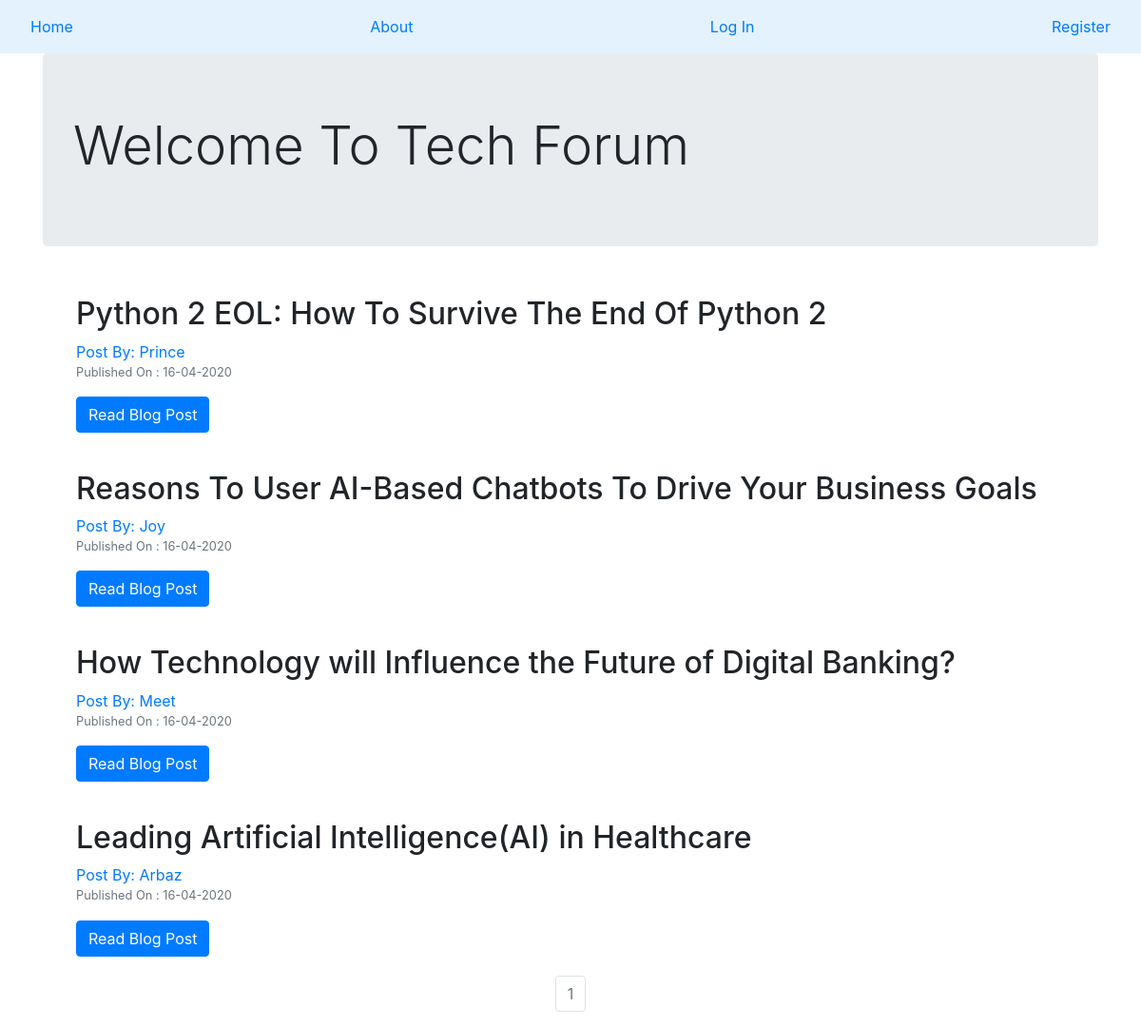
The page / on the database its author committed.
### CompanyBlog/models.py (models this page shows, shortened)
class BlogPost(db.Model):
    users = db.relationship(User)
    id = db.Column(db.Integer, primary_key=True)
    user_id = db.Column(db.Integer, db.ForeignKey('users.id'), nullable=False)
    date = db.Column(db.DateTime, nullable=False, default=datetime.utcnow)
    title = db.Column(db.String(140), nullable=False)
    text = db.Column(db.Text, nullable=False)

class User(db.Model,UserMixin):
    __tablename__ = 'users'
    id = db.Column(db.Integer, primary_key=True)
    profileImage = db.Column(db.String(64), nullable=False, default='defaultProfile.png')
    email = db.Column(db.String(64), unique=True, index=True)
    username = db.Column(db.String(64), unique=True, index=True)
    password_hash = db.Column(db.String(128))
    posts = db.relationship('BlogPost',backref='author',lazy=True)

### CompanyBlog/Core/views.py (the view)
@core.route('/')
def index():
    page = request.args.get('page',1,type=int)
    blog_posts = BlogPost.query.order_by(BlogPost.date.desc()).paginate(page=page,per_page=8)
    return render_template('index.html',blog_posts=blog_posts)

### CompanyBlog/templates/index.html
{% extends 'base.html' %}
{% block content %}
  {% if current_user.is_authenticated %}
    <div class="jumbotron">
      <h1 class="display-4">Welcome To Tech Forum, {{current_user.username}}</h1>
    </div>
  {% else %}
    <div class="jumbotron ">
      <h1 class="display-4">Welcome To Tech Forum</h1>
    </div>
  {% endif %}
  <div class="container">
    {% for post in blog_posts.items %}
      <div class="card-body">
        <h2> <a class=card-title" "href="{{url_for('blog_posts.blog_post',blog_post_id=post.id)}}">{{post.title}} </a> </h2>
        <a href="{{ url_for('users.userPosts', username=post.author.username) }}">Post By: {{post.author.username}}</a>
        <p class="text-muted small">Published On : {{post.date.strftime('%d-%m-%Y')}}</p>
        <a class="btn btn-primary" href="{{url_for('blog_posts.blog_post',blog_post_id=post.id)}}">Read Blog Post</a>
      </div>
    {% endfor %}
  </div>
  <nav aria-label="Page navigation example">
    <ul class="pagination justify-content-center">
      {% for page_num in blog_posts.iter_pages(left_edge=1,right_edge=1,left_current=1,right_current=2) %}
        {% if blog_posts.page == page_num %}
          <li class="page-item disabled">
            <a class="page-link "href="{{url_for('core.index', page=page_num)}}">{{page_num}} </a>
          </li>
        {% else %}
          <li class="page-item">
            <a class="page-link "href="{{url_for('core.index', page=page_num)}}">{{page_num}} </a>
          </li>
        {% endif %}
      {% endfor %}
    </ul>
  </nav>
{% endblock %}

### CompanyBlog/templates/base.html (shortened to what this page needs)
<!DOCTYPE html>
<html lang="en" dir="ltr">
  <head>
    <link rel="stylesheet" href="https://stackpath.bootstrapcdn.com/bootstrap/4.4.1/css/bootstrap.min.css">
  </head>
  <body>
    <nav class="navbar navbar-light" style="background-color: #e3f2fd;">
      <li class="nav-link"> <a href="{{url_for('core.index')}}"> Home </a> </li>
      <li class="nav-link"> <a href="{{url_for('core.info')}}">About</a> </li>
      {% if current_user.is_authenticated %}
        <li class="nav-link"> <a href="{{url_for('users.logout')}}">Log Out</a> </li>
        <li class="nav-link"> <a href="{{url_for('users.account')}}">Account</a> </li>
        <li class="nav-link"> <a href="{{url_for('blog_posts.create_post')}}">Create Post</a> </li>
      {% else %}
        <li class="nav-link"> <a href="{{url_for('users.login')}}">Log In</a> </li>
        <li class="nav-link"> <a href="{{url_for('users.register')}}">Register</a> </li>
      {% endif %}
    </nav>
    <div class="container">
      {% block content %}
      {% endblock %}
    </div>
  </body>
</html>

### rows shown on the page
BlogPost: title "Python 2 EOL: How To Survive The End Of Python 2", author.username "Prince", date "16-04-2020"
BlogPost: title "Reasons To User AI-Based Chatbots To Drive Your Business Goals", author.username "Joy", date "16-04-2020"
BlogPost: title "How Technology will Influence the Future of Digital Banking?", author.username "Meet", date "16-04-2020"
BlogPost: title "Leading Artificial Intelligence(AI) in Healthcare", author.username "Arbaz", date "16-04-2020"

### other values the page prints
{{ page_num }} "1"
